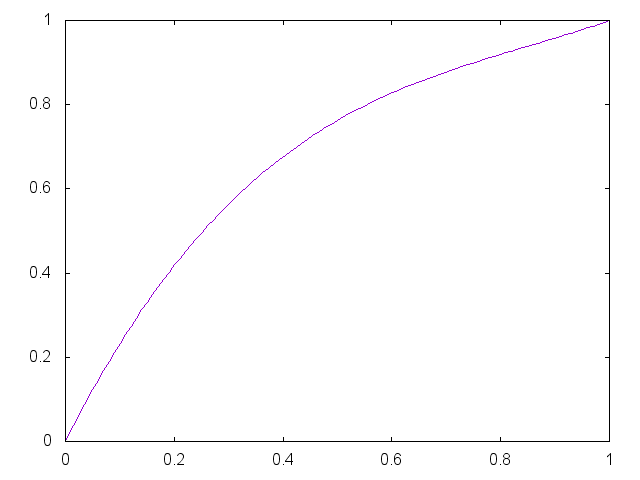

Generate this figure with gnuplot:


set term png

set output "generate/static/generate/bezier-0.85-0.85.png"
plot '-' smooth bezier notitle
0 0
0.33 0.85
0.67 0.85 
1 1
e

reset;
